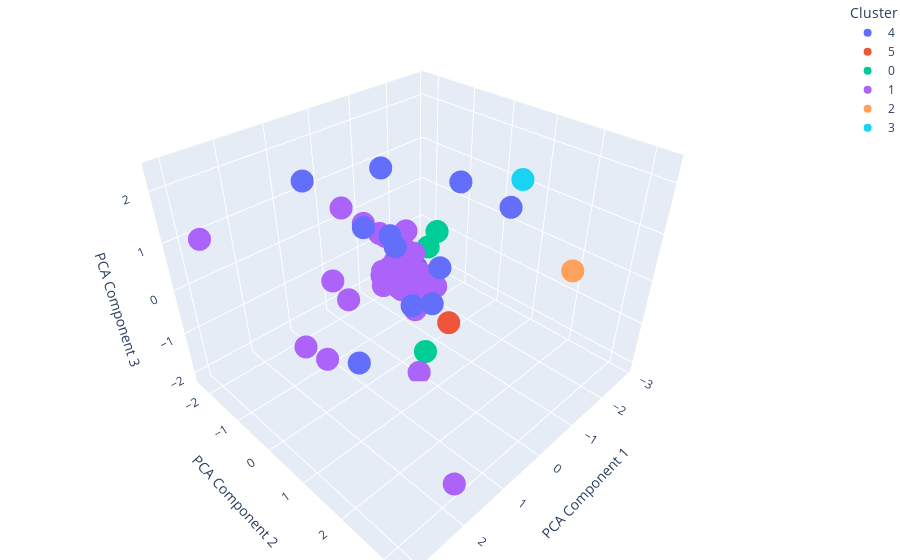

Notebook code for this chart:
### Code cell
plot_inertia(10)

n_clusters = 6
kmeans = KMeans(n_clusters=n_clusters, random_state=0)
kmeans.fit(feature_vecs)
labels = kmeans.labels_
print(labels)

pca = PCA(n_components=3)
reduced_features = pca.fit_transform(feature_vecs)

# fig = plt.figure()
# ax = fig.add_subplot(111, projection='3d')

# colors = ['r', 'g', 'b', 'y', 'c', 'm']
# for i in range(n_clusters):
#     ax.scatter(reduced_features[labels == i, 0], reduced_features[labels == i, 1], reduced_features[labels == i, 2], 
#                color=colors[i], label=f'Cluster {i}')

# ax.set_xlabel('PCA Component 1')
# ax.set_ylabel('PCA Component 2')
# ax.set_zlabel('PCA Component 3')
# ax.legend()
# plt.title('K-means Clustering')
# plt.show()



df = pd.DataFrame(reduced_features, columns=['PCA Component 1', 'PCA Component 2', 'PCA Component 3'])
df['Cluster'] = labels.astype(str)

df['Species'] = phyto_df['Species']
display(df)
print(df)
fig = px.scatter_3d(df, x='PCA Component 1', y='PCA Component 2', z='PCA Component 3', color='Cluster', hover_name='Species')

fig.update_layout(margin=dict(l=0, r=0, b=0, t=0))

fig.show()


phyto_clusters = []


for i in range(n_clusters):
    cluster_phytoplankton = [phytoplankton_columns[j] for j in range(len(labels)) if labels[j] == i]
    print(f"Cluster {i}:")
    phyto_clusters.append(cluster_phytoplankton)
    print(cluster_phytoplankton)
    print()

### Figure 1 — Plotly figure (JSON) as saved in the notebook; plotly's stock layout.template omitted (floating-point values rounded to 4 significant figures)
{"data": [{"hovertemplate": "<b>%{hovertext}</b><br><br>Cluster=4<br>PCA Component 1=%{x}<br>PCA Component 2=%{y}<br>PCA Component 3=%{z}<extra></extra>", "hovertext": ["Agl", "Gde", "Orh", "Osi", "Ram", "Tec", "Tle", "Tro", "Gfl", "Ore", "Lan", "Lun", "Hta", "Psu", "Pac"], "legendgroup": "4", "marker": {"color": "#636efa", "symbol": "circle"}, "mode": "markers", "name": "4", "scene": "scene", "showlegend": true, "type": "scatter3d", "x": [1.026, 0.4224, -0.8832, -0.4946, -2.873, -0.6807, 0.4423, 0.181, -0.4113, -0.8593, 0.5893, -1.102, -0.1535, 0.5164, 0.5765], "y": [-0.1448, -2.291, -0.1691, -0.6149, 0.2797, 0.3467, 1.218, 0.4636, -0.9478, 0.6263, -0.333, -0.7077, -0.04608, 0.3977, 0.3377], "z": [-1.706, 1.222, -0.7541, -0.9074, 0.362, -0.05757, 0.1568, -0.4366, 1.673, 1.792, 1.077, -0.7596, 0.2368, 0.9742, 1.197]}, {"hovertemplate": "<b>%{hovertext}</b><br><br>Cluster=5<br>PCA Component 1=%{x}<br>PCA Component 2=%{y}<br>PCA Component 3=%{z}<extra></extra>", "hovertext": ["Dbr"], "legendgroup": "5", "marker": {"color": "#EF553B", "symbol": "circle"}, "mode": "markers", "name": "5", "scene": "scene", "showlegend": true, "type": "scatter3d", "x": [-0.3019], "y": [0.9532], "z": [-0.8353]}, {"hovertemplate": "<b>%{hovertext}</b><br><br>Cluster=0<br>PCA Component 1=%{x}<br>PCA Component 2=%{y}<br>PCA Component 3=%{z}<extra></extra>", "hovertext": ["Ezo", "Cdeb", "Ptr", "Cda"], "legendgroup": "0", "marker": {"color": "#00cc96", "symbol": "circle"}, "mode": "markers", "name": "0", "scene": "scene", "showlegend": true, "type": "scatter3d", "x": [-1.227, -0.2094, -1.464, -0.3864], "y": [-0.256, 0.04085, -0.7215, 0.2722], "z": [0.2561, -0.6494, -0.4213, -2.029]}, {"hovertemplate": "<b>%{hovertext}</b><br><br>Cluster=1<br>PCA Component 1=%{x}<br>PCA Component 2=%{y}<br>PCA Component 3=%{z}<extra></extra>", "hovertext": ["Oau", "Omo", "Rse", "Dle", "Etr", "Gsp", "Nsc", "Pbi", "Pbr", "Pha", "Stu", "Kgl", "Oro", "Tor", "Cdi", "Cra", "Ata", "Cfu", "Cgr", "Pcl", "Pmi", "Pos", "Pse", "Cden", "Aco", "Dip", "Csu", "Mnu", "Pco", "Cwa", "Pba", "Dac", "Nsi", "Rst", "Pst", "Acn", "Tno", "Ccu", "Pan", "Gfa", "Dsp", "Cei", "Ndi", "Dro", "Cha", "Cau", "Coc", "Pte", "Mpe", "Pde", "Plo", "Dpu", "Rte", "Fja", "Hak", "Mhe", "Dno"], "legendgroup": "1", "marker": {"color": "#ab63fa", "symbol": "circle"}, "mode": "markers", "name": "1", "scene": "scene", "showlegend": true, "type": "scatter3d", "x": [2.084, -0.1858, 1.826, -0.162, 0.7072, -0.8879, 3.109, 0.09585, 0.04786, 0.04045, -0.0245, 0.5634, 0.2461, 0.7077, -0.06549, 0.21, -0.05451, -0.6091, -0.08324, -0.005173, -0.3314, -0.3288, 0.3115, 0.9758, -0.06096, -0.1986, 0.2799, -0.4548, -0.214, -0.5243, -0.06603, -0.2553, -0.02879, -0.1887, 0.1232, -0.1135, 0.08688, -0.09721, 0.1753, 0.1145, -0.1345, 0.051, -0.05838, -0.008335, 0.08788, -0.07184, 0.1531, 0.009326, -0.03681, 0.1282, -0.1288, -0.1337, -0.04216, 0.1487, -0.2648, 2.427, 0.003067], "y": [3.29, 0.1762, -0.6994, 0.08061, 0.2487, -0.8206, -1.395, -0.9192, 0.04322, -2.105, 0.301, -0.9587, 0.1534, 0.2757, -0.21, -0.105, 0.01482, -0.1765, 0.01354, -0.06222, -0.6221, 0.1128, -0.1787, -0.4026, -0.1654, 0.116, 0.1286, 0.05844, -0.1835, 0.3927, -0.07303, -0.05881, 0.1182, 0.1637, -0.01286, 0.0129, 0.5599, -0.1426, -0.03822, 0.03937, 0.1713, -0.2338, -0.04924, -0.09455, 0.07141, -0.1827, 0.111, 0.124, -0.1421, -0.058, -0.5558, -0.1235, 0.1033, -0.4135, -0.2521, 0.8061, 0.001705], "z": [-1.285, -0.887, -1.146, -0.3504, 0.3979, -0.388, 1.476, 0.7142, -0.1514, -1.232, 0.5512, 1.213, 0.1416, 0.1953, 0.1264, 0.1499, -0.07164, -0.4874, -0.0273, -0.1478, -0.4705, -0.5232, 0.08985, -0.3365, 0.2692, -0.2269, 0.4388, -0.2125, -0.2487, -0.3931, -0.4732, 0.2888, 0.1919, -0.4789, -0.1599, 0.8598, -2.107, -0.3154, -0.0251, -0.03385, -0.0997, 0.03483, -0.05283, -0.3403, 0.03778, -0.4444, 0.1457, 0.5586, 0.09568, -0.04813, 0.4867, 0.188, 0.08553, 0.7352, -0.05753, -0.1155, 0.006343]}, {"hovertemplate": "<b>%{hovertext}</b><br><br>Cluster=2<br>PCA Component 1=%{x}<br>PCA Component 2=%{y}<br>PCA Component 3=%{z}<extra></extra>", "hovertext": ["Tni"], "legendgroup": "2", "marker": {"color": "#FFA15A", "symbol": "circle"}, "mode": "markers", "name": "2", "scene": "scene", "showlegend": true, "type": "scatter3d", "x": [-0.8465], "y": [3.053], "z": [1.104]}, {"hovertemplate": "<b>%{hovertext}</b><br><br>Cluster=3<br>PCA Component 1=%{x}<br>PCA Component 2=%{y}<br>PCA Component 3=%{z}<extra></extra>", "hovertext": ["Edu"], "legendgroup": "3", "marker": {"color": "#19d3f3", "symbol": "circle"}, "mode": "markers", "name": "3", "scene": "scene", "showlegend": true, "type": "scatter3d", "x": [-0.7557], "y": [1.99], "z": [2.363]}], "layout": {"legend": {"title": {"text": "Cluster"}, "tracegroupgap": 0}, "margin": {"b": 0, "l": 0, "r": 0, "t": 0}, "scene": {"domain": {"x": [0, 1], "y": [0, 1]}, "xaxis": {"title": {"text": "PCA Component 1"}}, "yaxis": {"title": {"text": "PCA Component 2"}}, "zaxis": {"title": {"text": "PCA Component 3"}}}}}
